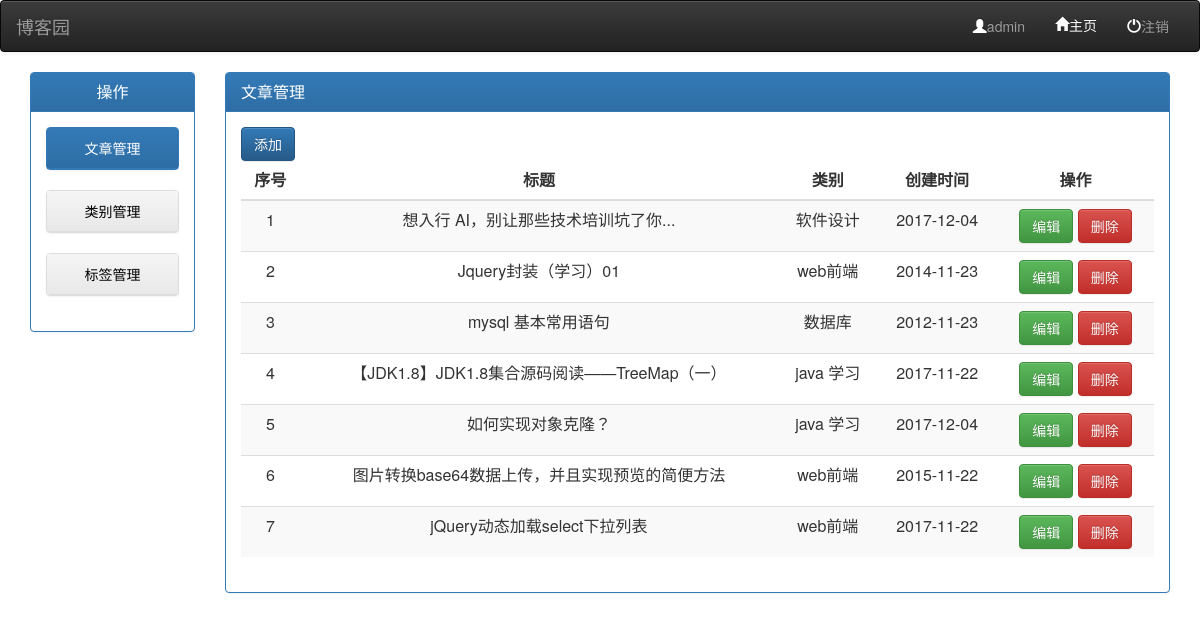
The page /blog/jack/manager/ (signed in) on the database its author committed.
### app01/models.py (models this page shows, shortened)
class Article(models.Model):
    title=models.CharField(max_length=50,verbose_name="文章标题")
    desc=models.CharField(max_length=255,verbose_name="文章描述")
    read_count=models.IntegerField(default=0)
    comment_count=models.IntegerField(default=0)
    up_count=models.IntegerField(default=0)
    down_count=models.IntegerField(default=0)
    create_time=models.DateTimeField(verbose_name="创建时间")
    category=models.ForeignKey(verbose_name="文章类型",to="Category",blank=True,null=True)
    user=models.ForeignKey(verbose_name="所属用户",to="User",null=True,blank=True)
    tags=models.ManyToManyField(
        to="Tag",
        through="Article2Tag",
        through_fields=('article','tag'),
    )
    site_article_category=models.ForeignKey("SiteArticleCategory",null=True)
    class Meta:
        verbose_name_plural="文章表"

class Category(models.Model):
    title=models.CharField(verbose_name="分类标题",max_length=32)
    blog=models.ForeignKey(verbose_name="所属博客",to="Blog")
    class Meta:
        verbose_name_plural="分类表"
        ordering=["title"]

### app01/views.py (the view, shortened to what this page needs)
def manager(request):
    import datetime
    if request.method=="POST":
        print("到底是个什么值%s" % request.POST.get("action"))
        if request.POST.get("action")=="addArticle":
            title=request.POST.get("title")
            content=request.POST.get("content")
            category=request.POST.get("category")
            tags=request.POST.getlist("tag")
            with transaction.atomic():
                obj=models.Article.objects.create(title=title,desc=content[:60],category_id=category,create_time=datetime.datetime.now(),user_id=request.session.get("userid"))
                models.ArticleDetail.objects.create(content=content,article_id=obj.id)
                for item in tags:
                    models.Article2Tag.objects.create(article_id=obj.id,tag_id=item)
            return HttpResponse("true")
        if request.POST.get("action")=="updateArticle":
            print("进来更新了没有")
            articleId=request.POST.get("articleId")
            print("文章id是多少%s"%articleId)
            title=request.POST.get("title")
            content=request.POST.get("content")
            category=request.POST.get("category")
            tags=request.POST.getlist("tag")
            print("标签都有哪些%s"%tags)
            print("类型都有哪些%s"%category)
            with transaction.atomic():
                obj=models.Article.objects.filter(id=articleId)
                obj.update(title=title,desc=content[:60],category_id=category,create_time=datetime.datetime.now())
                models.ArticleDetail.objects.filter(id=articleId).update(content=content)
                obj[0].tags.clear()   #清除与标签的关系
                for item in tags:
                    models.Article2Tag.objects.create(article=obj[0],tag_id=item)
            return HttpResponse("true")
        elif request.POST.get("action")=="del":
            articleid=request.POST.get("articleid")
            models.Article.objects.filter(id=articleid).delete()
            return HttpResponse("true")
        elif request.POST.get("action")=="category_del":
            categoryId=request.POST.get("categoryId")
            models.Category.objects.filter(id=categoryId).delete()
            return HttpResponse("true")
        elif request.POST.get("action")=="addCategory":
            title=request.POST.get("title")
            with transaction.atomic():
                blog_obj=models.Blog.objects.filter(user_id=request.session.get("userid"))
                models.Category.objects.create(title=title,blog=blog_obj[0])
            return HttpResponse("true")
        elif request.POST.get("action")=="updateCategory":
            title=request.POST.get("title")
            categoryId=request.POST.get("categoryId")
            models.Category.objects.filter(id=categoryId).update(title=title)
            return HttpResponse("true")
        elif request.POST.get("action")=="updateTag":
            title=request.POST.get("title")
            tagId=request.POST.get("tagId")
            models.Tag.objects.filter(id=tagId).update(title=title)
            return HttpResponse("true")
        elif request.POST.get("action")=="addTag":
            title=request.POST.get("title")
            with transaction.atomic():
                blog_obj=models.Blog.objects.filter(user_id=request.session.get("userid"))
                models.Tag.objects.create(title=title,blog=blog_obj[0])
            return HttpResponse("true")
        elif request.POST.get("action")=="tag_del":
            tagId=request.POST.get("tagId")
            models.Tag.objects.filter(id=tagId).delete()
            return HttpResponse("true")
    else:
        if request.GET.get("action")=="category_manager":
            category_list = models.Category.objects.filter(blog__user_id=request.session.get("userid"))
            return render(request,"Categorymanager.html",{"category_list":category_list})
        if request.GET.get("action")=="categoryEditor":
            categoryId=request.GET.get("categoryId")
            category_obj = models.Category.objects.filter(id=categoryId)
            return render(request,"CategoryEditor.html",{"category":category_obj[0]})
        if request.GET.get("action")=="tagEditor":
            tagId=request.GET.get("tagId")
            tag_obj = models.Tag.objects.filter(id=tagId)
            return render(request,"TagEditor.html",{"tag":tag_obj[0]})
        if request.GET.get("action")=="tag_manager":
            tags=models.Tag.objects.filter(blog__user__id=request.session.get("userid"))
            return render(request,"tagManager.html",{"tags":tags})
        else:
            article_list=models.Article.objects.filter(user__id=request.session.get("userid"))
            category_list=models.Category.objects.filter(blog__user__id=request.session.get("userid"))
            tag_list=models.Tag.objects.filter(blog__user__id=request.session.get("userid"))
            obj=render(request,"Articlemanager.html",{"article_list":article_list,"category_list":category_list,"tag_list":tag_list})
            obj.cookies["username"]=request.session.get("username")
            return obj

### templates/Articlemanager.html (shortened to what this page needs)
{% extends "models.html" %}
{% block content-title %}
    文章管理
{% endblock %}
{% block content %}
<button type="button" class="btn btn-primary" data-toggle="modal" data-target="#myModal">
  添加
</button>
<table class="table table-striped">
<thead>
    <th class="text-center">序号</th>
    <th class="text-center">标题</th>
    <th class="text-center">类别</th>
    <th class="text-center">创建时间</th>
    <th class="text-center">操作</th>
</thead>
<tbody>
{% for article in article_list %}
<tr class="text-center">
    <td>{{ forloop.counter }}</td>
    <td>{{ article.title }}</td>
    <td>{{ article.category.title }}</td>
    <td>{{ article.create_time|date:"Y-m-d" }}</td>
    <td><a href="/blog/jack/manager/?action=articleEditor&articleId={{ article.id }}"><button class="btn btn-success edit">编辑</button></a>&nbsp;<button class="btn del btn-danger" articleid="{{ article.id }}">删除</button></td>
</tr>
{% endfor %}
</tbody>
</table>
{% endblock %}

### rows shown on the page
Article: title "想入行 AI，别让那些技术培训坑了你...", category "软件设计", create_time "2017-12-04"
Article: title "Jquery封装（学习）01", category "web前端", create_time "2014-11-23"
Article: title "mysql 基本常用语句", category "数据库", create_time "2012-11-23"
Article: title "【JDK1.8】JDK1.8集合源码阅读——TreeMap（一）", category "java 学习", create_time "2017-11-22"
Article: title "如何实现对象克隆？", category "java 学习", create_time "2017-12-04"
Article: title "图片转换base64数据上传，并且实现预览的简便方法", category "web前端", create_time "2015-11-22"
Article: title "jQuery动态加载select下拉列表", category "web前端", create_time "2017-11-22"

### other values the page prints
{{ request.session.username }} "admin"
